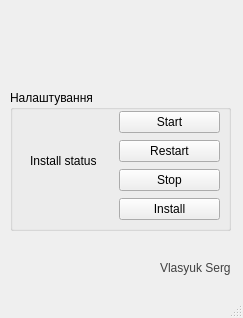
<?xml version="1.0" encoding="UTF-8"?>
<ui version="4.0">
 <class>MainWindow</class>
 <widget class="QMainWindow" name="MainWindow">
  <property name="geometry">
   <rect>
    <x>0</x>
    <y>0</y>
    <width>243</width>
    <height>318</height>
   </rect>
  </property>
  <property name="windowTitle">
   <string>LA Agent v1.0</string>
  </property>
  <property name="styleSheet">
   <string notr="true"/>
  </property>
  <widget class="QWidget" name="centralwidget">
   <widget class="QLabel" name="label_2">
    <property name="geometry">
     <rect>
      <x>160</x>
      <y>260</y>
      <width>71</width>
      <height>16</height>
     </rect>
    </property>
    <property name="styleSheet">
     <string notr="true">font: 75 8pt &quot;Sitka Heading&quot;;
color: rgb(65, 65, 65);
</string>
    </property>
    <property name="text">
     <string>Vlasyuk Sergii</string>
    </property>
   </widget>
   <widget class="QGroupBox" name="groupBox">
    <property name="geometry">
     <rect>
      <x>10</x>
      <y>90</y>
      <width>221</width>
      <height>141</height>
     </rect>
    </property>
    <property name="title">
     <string>Налаштування</string>
    </property>
    <widget class="QWidget" name="verticalLayoutWidget">
     <property name="geometry">
      <rect>
       <x>109</x>
       <y>20</y>
       <width>101</width>
       <height>112</height>
      </rect>
     </property>
     <layout class="QVBoxLayout" name="verticalLayout">
      <item>
       <widget class="QPushButton" name="start">
        <property name="text">
         <string>Start</string>
        </property>
       </widget>
      </item>
      <item>
       <widget class="QPushButton" name="restart">
        <property name="text">
         <string>Restart</string>
        </property>
       </widget>
      </item>
      <item>
       <widget class="QPushButton" name="stop">
        <property name="text">
         <string>Stop</string>
        </property>
       </widget>
      </item>
      <item>
       <widget class="QPushButton" name="install">
        <property name="text">
         <string>Install</string>
        </property>
       </widget>
      </item>
     </layout>
    </widget>
    <widget class="QLabel" name="label">
     <property name="geometry">
      <rect>
       <x>20</x>
       <y>20</y>
       <width>81</width>
       <height>101</height>
      </rect>
     </property>
     <property name="styleSheet">
      <string notr="true">gridline-color: rgb(255, 28, 206);</string>
     </property>
     <property name="text">
      <string>Install status</string>
     </property>
    </widget>
   </widget>
  </widget>
  <widget class="QMenuBar" name="menubar">
   <property name="geometry">
    <rect>
     <x>0</x>
     <y>0</y>
     <width>243</width>
     <height>21</height>
    </rect>
   </property>
  </widget>
  <widget class="QStatusBar" name="statusbar"/>
 </widget>
 <resources/>
 <connections/>
</ui>
